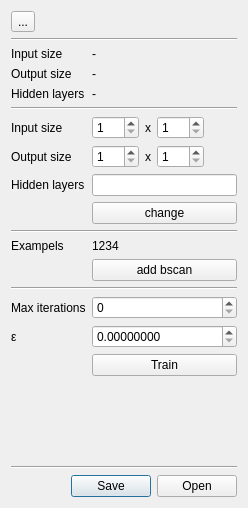
<?xml version="1.0" encoding="UTF-8"?>
<ui version="4.0">
 <class>BScanSegWidgetNN</class>
 <widget class="QWidget" name="BScanSegWidgetNN">
  <property name="geometry">
   <rect>
    <x>0</x>
    <y>0</y>
    <width>248</width>
    <height>508</height>
   </rect>
  </property>
  <property name="windowTitle">
   <string>Form</string>
  </property>
  <layout class="QGridLayout" name="gridLayout_9">
   <item row="10" column="2">
    <widget class="QPushButton" name="pbSetNNConfig">
     <property name="enabled">
      <bool>true</bool>
     </property>
     <property name="text">
      <string>change</string>
     </property>
    </widget>
   </item>
   <item row="3" column="2">
    <widget class="QLabel" name="labelActInputSize">
     <property name="text">
      <string>-</string>
     </property>
    </widget>
   </item>
   <item row="7" column="0" colspan="2">
    <widget class="QLabel" name="label_24">
     <property name="enabled">
      <bool>true</bool>
     </property>
     <property name="text">
      <string>Input size</string>
     </property>
    </widget>
   </item>
   <item row="21" column="2">
    <widget class="QPushButton" name="pushButtonTrain">
     <property name="text">
      <string>Train</string>
     </property>
    </widget>
   </item>
   <item row="5" column="0" colspan="2">
    <widget class="QLabel" name="label_3">
     <property name="text">
      <string>Hidden layers</string>
     </property>
    </widget>
   </item>
   <item row="9" column="0" colspan="2">
    <widget class="QLabel" name="label_4">
     <property name="enabled">
      <bool>true</bool>
     </property>
     <property name="text">
      <string>Hidden layers</string>
     </property>
    </widget>
   </item>
   <item row="9" column="2">
    <widget class="QLineEdit" name="lineEditHiddenLayers">
     <property name="enabled">
      <bool>true</bool>
     </property>
    </widget>
   </item>
   <item row="6" column="0" colspan="3">
    <widget class="Line" name="line">
     <property name="orientation">
      <enum>Qt::Horizontal</enum>
     </property>
    </widget>
   </item>
   <item row="11" column="0" colspan="3">
    <widget class="Line" name="line_8">
     <property name="orientation">
      <enum>Qt::Horizontal</enum>
     </property>
    </widget>
   </item>
   <item row="21" column="0">
    <widget class="QLabel" name="label_23">
     <property name="sizePolicy">
      <sizepolicy hsizetype="Fixed" vsizetype="Preferred">
       <horstretch>0</horstretch>
       <verstretch>0</verstretch>
      </sizepolicy>
     </property>
     <property name="minimumSize">
      <size>
       <width>10</width>
       <height>10</height>
      </size>
     </property>
     <property name="baseSize">
      <size>
       <width>10</width>
       <height>10</height>
      </size>
     </property>
     <property name="text">
      <string/>
     </property>
    </widget>
   </item>
   <item row="8" column="0" colspan="2">
    <widget class="QLabel" name="label_25">
     <property name="enabled">
      <bool>true</bool>
     </property>
     <property name="text">
      <string>Output size</string>
     </property>
    </widget>
   </item>
   <item row="15" column="0" colspan="3">
    <widget class="Line" name="line_6">
     <property name="orientation">
      <enum>Qt::Horizontal</enum>
     </property>
    </widget>
   </item>
   <item row="12" column="2">
    <widget class="QLabel" name="labelNumberExampels">
     <property name="text">
      <string>1234</string>
     </property>
    </widget>
   </item>
   <item row="12" column="0" colspan="2">
    <widget class="QLabel" name="label_12">
     <property name="text">
      <string>Exampels</string>
     </property>
    </widget>
   </item>
   <item row="4" column="2">
    <widget class="QLabel" name="labelActOutputSize">
     <property name="text">
      <string>-</string>
     </property>
    </widget>
   </item>
   <item row="5" column="2">
    <widget class="QLabel" name="labelActHiddenLayers">
     <property name="cursor">
      <cursorShape>IBeamCursor</cursorShape>
     </property>
     <property name="text">
      <string>-</string>
     </property>
     <property name="textInteractionFlags">
      <set>Qt::TextSelectableByKeyboard|Qt::TextSelectableByMouse</set>
     </property>
    </widget>
   </item>
   <item row="25" column="1" colspan="2">
    <widget class="QDialogButtonBox" name="buttonBoxLoadSave">
     <property name="standardButtons">
      <set>QDialogButtonBox::Open|QDialogButtonBox::Save</set>
     </property>
     <property name="centerButtons">
      <bool>false</bool>
     </property>
    </widget>
   </item>
   <item row="23" column="1">
    <spacer name="verticalSpacer_4">
     <property name="orientation">
      <enum>Qt::Vertical</enum>
     </property>
     <property name="sizeHint" stdset="0">
      <size>
       <width>20</width>
       <height>40</height>
      </size>
     </property>
    </spacer>
   </item>
   <item row="19" column="0" colspan="2">
    <widget class="QLabel" name="label_15">
     <property name="text">
      <string>ε</string>
     </property>
    </widget>
   </item>
   <item row="18" column="0" colspan="2">
    <widget class="QLabel" name="label_14">
     <property name="text">
      <string>Max iterations</string>
     </property>
    </widget>
   </item>
   <item row="19" column="2">
    <widget class="QDoubleSpinBox" name="sbEpsilon">
     <property name="decimals">
      <number>8</number>
     </property>
     <property name="maximum">
      <double>1.000000000000000</double>
     </property>
     <property name="singleStep">
      <double>0.000100000000000</double>
     </property>
    </widget>
   </item>
   <item row="4" column="0" colspan="2">
    <widget class="QLabel" name="label_2">
     <property name="text">
      <string>Output size</string>
     </property>
    </widget>
   </item>
   <item row="3" column="0" colspan="2">
    <widget class="QLabel" name="label">
     <property name="text">
      <string>Input size</string>
     </property>
    </widget>
   </item>
   <item row="14" column="2">
    <widget class="QPushButton" name="pbAddBscanExampels">
     <property name="text">
      <string>add bscan</string>
     </property>
    </widget>
   </item>
   <item row="7" column="2">
    <layout class="QHBoxLayout" name="horizontalLayout_6">
     <item>
      <widget class="QSpinBox" name="spinBoxInputX">
       <property name="enabled">
        <bool>true</bool>
       </property>
       <property name="minimum">
        <number>1</number>
       </property>
       <property name="maximum">
        <number>100</number>
       </property>
      </widget>
     </item>
     <item>
      <widget class="QLabel" name="label_26">
       <property name="enabled">
        <bool>true</bool>
       </property>
       <property name="text">
        <string>x</string>
       </property>
      </widget>
     </item>
     <item>
      <widget class="QSpinBox" name="spinBoxInputY">
       <property name="enabled">
        <bool>true</bool>
       </property>
       <property name="minimum">
        <number>1</number>
       </property>
       <property name="maximum">
        <number>100</number>
       </property>
      </widget>
     </item>
     <item>
      <spacer name="horizontalSpacer_12">
       <property name="orientation">
        <enum>Qt::Horizontal</enum>
       </property>
       <property name="sizeHint" stdset="0">
        <size>
         <width>40</width>
         <height>20</height>
        </size>
       </property>
      </spacer>
     </item>
    </layout>
   </item>
   <item row="24" column="0" colspan="3">
    <widget class="Line" name="line_7">
     <property name="orientation">
      <enum>Qt::Horizontal</enum>
     </property>
    </widget>
   </item>
   <item row="18" column="2">
    <widget class="QSpinBox" name="sbMaxIterations">
     <property name="maximum">
      <number>10000</number>
     </property>
    </widget>
   </item>
   <item row="8" column="2">
    <layout class="QHBoxLayout" name="horizontalLayout_8">
     <item>
      <widget class="QSpinBox" name="spinBoxOutputX">
       <property name="enabled">
        <bool>true</bool>
       </property>
       <property name="minimum">
        <number>1</number>
       </property>
       <property name="maximum">
        <number>100</number>
       </property>
      </widget>
     </item>
     <item>
      <widget class="QLabel" name="label_27">
       <property name="enabled">
        <bool>true</bool>
       </property>
       <property name="text">
        <string>x</string>
       </property>
      </widget>
     </item>
     <item>
      <widget class="QSpinBox" name="spinBoxOutputY">
       <property name="enabled">
        <bool>true</bool>
       </property>
       <property name="minimum">
        <number>1</number>
       </property>
       <property name="maximum">
        <number>100</number>
       </property>
      </widget>
     </item>
     <item>
      <spacer name="horizontalSpacer_13">
       <property name="orientation">
        <enum>Qt::Horizontal</enum>
       </property>
       <property name="sizeHint" stdset="0">
        <size>
         <width>40</width>
         <height>20</height>
        </size>
       </property>
      </spacer>
     </item>
    </layout>
   </item>
   <item row="1" column="0" colspan="3">
    <widget class="Line" name="line_2">
     <property name="orientation">
      <enum>Qt::Horizontal</enum>
     </property>
    </widget>
   </item>
   <item row="0" column="0" colspan="3">
    <layout class="QHBoxLayout" name="horizontalLayout">
     <item>
      <widget class="QToolButton" name="btnShowInOutNN">
       <property name="text">
        <string>...</string>
       </property>
       <property name="icon">
        <iconset resource="../application.qrc">
         <normaloff>:/icons/layers.png</normaloff>:/icons/layers.png</iconset>
       </property>
       <property name="checkable">
        <bool>true</bool>
       </property>
      </widget>
     </item>
     <item>
      <spacer name="horizontalSpacer">
       <property name="orientation">
        <enum>Qt::Horizontal</enum>
       </property>
       <property name="sizeHint" stdset="0">
        <size>
         <width>40</width>
         <height>20</height>
        </size>
       </property>
      </spacer>
     </item>
    </layout>
   </item>
  </layout>
 </widget>
 <resources>
  <include location="../application.qrc"/>
 </resources>
 <connections/>
</ui>
